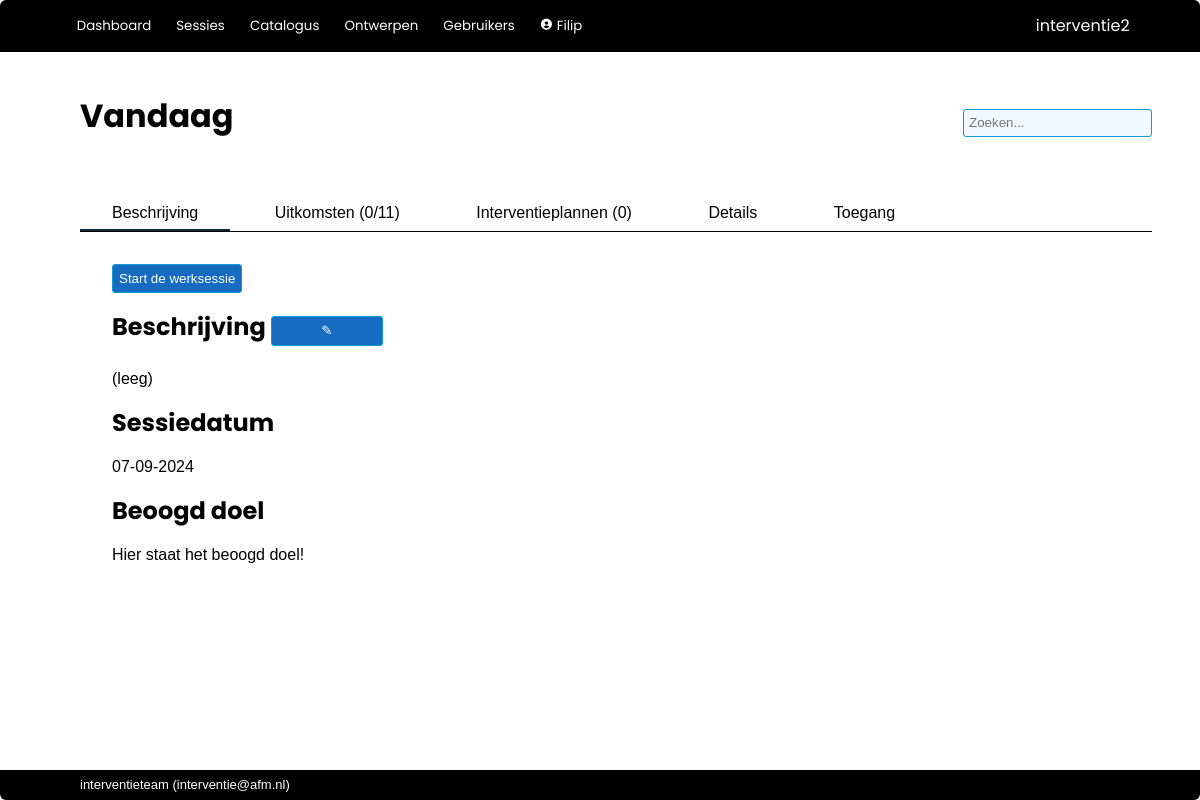
The app's page /worksession/2 (signed in), older data.
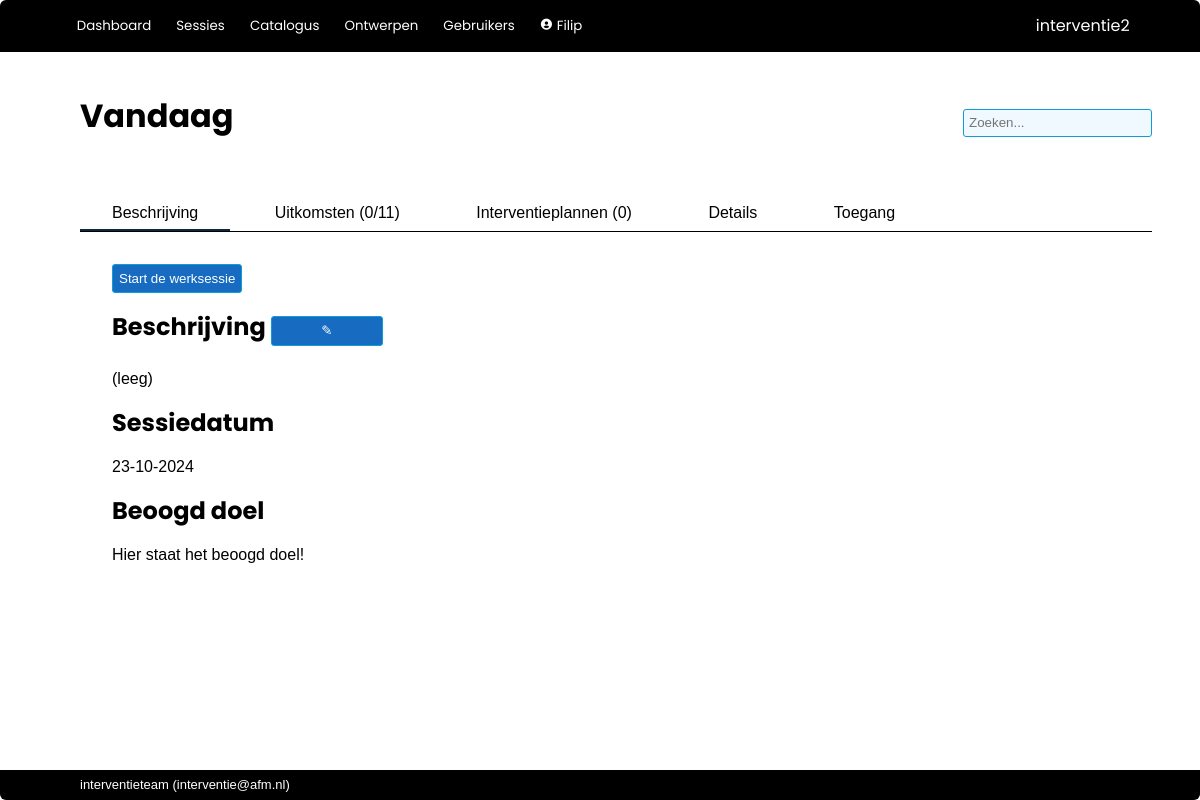
The same page, newer data.
### interventie2/models.py (models this page shows, shortened)
class Worksession(db.Model):
    __tablename__ = 'worksessions'
    id            = db.Column(db.Integer, primary_key=True)
    name          = db.Column(db.String(100), nullable=False)
    date_modified = db.Column(db.DateTime(timezone=True), server_default=func.now())
    parent_id     = db.Column(db.Integer, db.ForeignKey('worksessions.id'))
    child_description = db.Column(db.String(2000), nullable=False, default="")
    participants  = db.Column(db.String(500), nullable=False, default="")
    date          = db.Column(db.DateTime(timezone=True))
    project_number= db.Column(db.String(100))
    description   = db.Column(db.String(2000), nullable=False, default="")
    effect        = db.Column(db.String(2000), nullable=False, default="")
    link_to_page  = db.Column(db.String(1000), nullable=False, default="")
    show_instruments = db.Column(db.Boolean, default=True)
    mark_top_instruments = db.Column(db.Integer, nullable=False, default=1)
    show_rest_instruments = db.Column(db.Boolean, default=False)
    show_tags     = db.Column(db.Boolean, default=True)
    presenter_mode_zoom = db.Column(db.Numeric(3,2), nullable=False, default=1.25)
    presenter_mode_color_title = db.Column(db.String(7))
    presenter_mode_text_color_title = db.Column(db.String(7))
    presenter_mode_color_nav = db.Column(db.String(7))
    presenter_mode_text_color = db.Column(db.String(7))
    presenter_mode_text_color_nav = db.Column(db.String(7))
    presenter_mode_color_coll = db.Column(db.String(7))
    presenter_mode_text_color_coll = db.Column(db.String(7))
    presenter_mode_color_highlight = db.Column(db.String(7))
    presenter_mode_text_color_highlight = db.Column(db.String(7))
    presenter_mode_text_color_heading = db.Column(db.String(7))
    presenter_mode_background_color1 = db.Column(db.String(7))
    presenter_mode_background_color2 = db.Column(db.String(7))
    archived      = db.Column(db.Boolean, default=False)
    question_set_id = db.Column(db.Integer, db.ForeignKey('question_sets.id'))
    process_id    = db.Column(db.Integer, db.ForeignKey('processes.id'), nullable=False, default=1)
    enable_voting = db.Column(db.Boolean, default=False)
    voting_key    = db.Column(db.String(6), nullable=False, default=generate_secret_key(6))
    creator_id    = db.Column(db.Integer, db.ForeignKey('users.id'))
    secret_key    = db.Column(db.String(20), nullable=False, default=generate_secret_key())
    parent = relationship('Worksession', remote_side=[id], backref='children')
    creator = relationship('User', back_populates='worksession')
    allowed_users = relationship('User', secondary='worksession_access', back_populates='allowed_worksessions')
    answers = relationship('Answer', back_populates='worksession', cascade='all, delete-orphan')
    votes = relationship('Votes', back_populates='worksession', cascade='all, delete-orphan')
    question_set = relationship('QuestionSet')
    process = relationship('Process')
    plan = relationship('Plan', back_populates='worksession', cascade='all, delete-orphan')
    def completion(self, perc=False, raw=False, dec=0):
        given_answers = 0
        for a in self.answers:
            if a.completed():
                given_answers += 1
        if perc:
            return f'{round((given_answers/(1.0*self.question_set.size()))*100,dec)}%'
        if raw:
            return given_answers/(1.0*self.question_set.size())
        return f'{given_answers}/{self.question_set.size()}'
    def is_option_selected(self, option):
        for answer in self.answers:
            for selection in answer.selection:
                if option == selection.option:
                    return True
        return False

### interventie2/main/routes.py (the view)
@main.route('/worksession/<int:worksession_id>', methods=['GET', 'POST'])
@login_required
def show_worksession(worksession_id):
	if not current_user.role.see_all_worksessions and current_user not in Worksession.query.get(worksession_id).allowed_users:
		return render_template('error/index.html', title='Onvoldoende rechten', message='Onvoldoende rechten om deze sessie te zien.')
	worksession = Worksession.query.get(worksession_id)
	advisor = Advisor(worksession=worksession, instruments=Instrument.query.all())
	to_be_hashed = f'{date.today()}{worksession.secret_key}'
	invitation_string = hashlib.sha1(to_be_hashed.encode('utf-8')).hexdigest()
	form = EditWorksessionAccessForm()
	form.user.choices = [(user.id, user.name) for user in User.query.order_by(User.name)]
	if form.validate_on_submit():
		for user_id in form.user.data:
			worksession.allowed_users.append(User.query.get(user_id))
		db.session.commit()
	elif request.method == "GET":
		pass
	return render_template('main/worksession.html',
						worksession=worksession,
						advisor=advisor,
						form=form,
						invitation_string=invitation_string)

### interventie2/forms.py
class EditWorksessionAccessForm(FlaskForm):
    user               = SelectMultipleField('Gebruiker', coerce=int)
    submit             = SubmitField('Toevoegen')

### interventie2/classes.py (called while the page is built)
    def add_worksession(self, worksession):
        self.add_forbidden_tag(worksession.question_set.forbidden_tags)
        self.add_mandatory_tag(worksession.question_set.mandatory_tags)
        self.add_questionnaire(worksession)

    def add_instrument(self, instrument):
        if len(instrument) == 1: instrument = [instrument]
        self.all_instruments.extend(instrument)

    def add_questionnaire(self, worksession):
        for question in worksession.question_set.questions:
            answer = Answer.query.filter_by(worksession=worksession, question=question).first()
            question_with_answers = QuestionWithAnswers(question, answer)
            self.questionnaire.append(question_with_answers)

    def add_forbidden_tag(self, forbidden_tag):
        self.forbidden_tags.extend(forbidden_tag)

    def add_mandatory_tag(self, mandatory_tag):
        self.mandatory_tags.extend(mandatory_tag)

    def get_active_tags(self):
        self.update()
        return self.active_tags

### interventie2/main/templates/main/worksession.html (shortened to what this page needs)
{% extends 'base.html' %}
{% block page_title %}
{{ worksession.name }} {% if worksession.project_number != "" %}({{ worksession.project_number }}){% endif %}
{% endblock %}
{% block tabs %}
<div class="tab_bar">
    <button class="tablinks" onclick="switch_tab(event, 'ws_main')" id="defaultOpen">Beschrijving</button>
    <button class="tablinks" onclick="switch_tab(event, 'ws_summary')">Uitkomsten ({{ worksession.completion() }})</button>
    <button class="tablinks" onclick="switch_tab(event, 'ws_plans')">Interventieplannen ({{ worksession.plan | count }})</button>
    <button class="tablinks" onclick="switch_tab(event, 'ws_details')">Details</button>
    <button class="tablinks" onclick="switch_tab(event, 'ws_settings')">Toegang</button>
</div>
{% endblock %}
{% block body %}
<div id="ws_main" class="tabcontent text_area">
        <a href="{{ url_for('main.case', worksession_id=worksession.id) }}"><button type="button">Start de werksessie</button></a>
    <h1>Beschrijving
        <a href="{{ url_for('main.edit_worksession', worksession_id=worksession.id) }}"><button type="button">✎</button></a>
    </h1>
    {% if worksession.description | length == 0 %}
        (leeg)
    {% endif %}
    <h1>Sessiedatum</h1>
    {{ worksession.date.strftime('%d-%m-%Y') }}
    {% if worksession.effect | length > 0 %}
    <h1>Beoogd doel</h1>
        {{ worksession.effect | escape | markdown }}
    {% endif %}
</div>
{% endblock %}

Row changes from the older to the newer data that the page shows:
changed Worksession "Vandaag": date "07-09-2024" → "23-10-2024"
